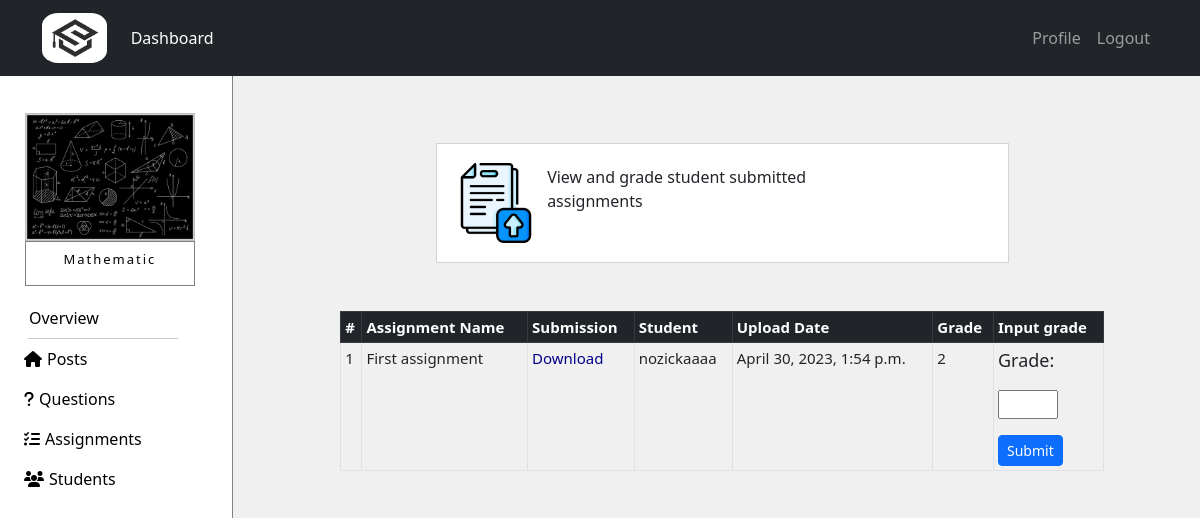
The app's page /courses/tutor_course/10/assignments/19 (signed in), older data.
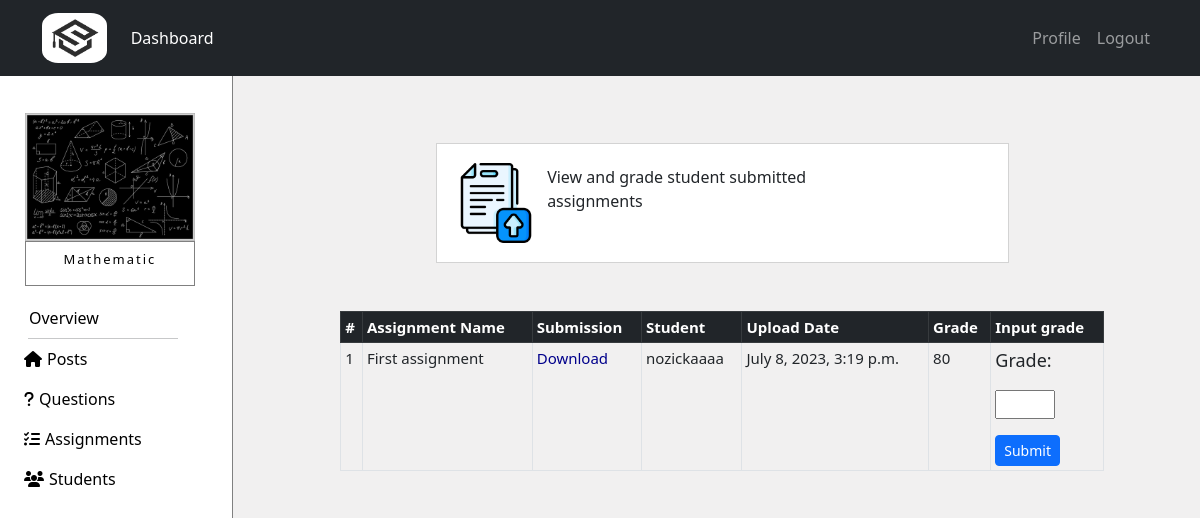
The same page, newer data.
### courses/models.py (models this page shows, shortened)
class Submission(models.Model):
    student = models.ForeignKey(Student,related_name='student_submission',on_delete=models.CASCADE)
    assignment = models.ForeignKey(Assignment,related_name='assignment_submission',on_delete=models.CASCADE)
    created_at = models.DateTimeField(auto_now=True)
    file_submission = models.FileField(upload_to='submissions')
    grade = models.IntegerField(null=True,blank=True)
    class Meta:
        ordering = ['-created_at']

class Assignment(models.Model):
    name = models.CharField(max_length=50)
    created_at = models.DateTimeField(auto_now=True)
    course = models.ForeignKey(Course,related_name='course_assignment',on_delete=models.CASCADE)
    tutor = models.ForeignKey(Tutor,related_name='tutor_assignment',on_delete=models.CASCADE)
    file_assignment = models.FileField(upload_to='assignments')
    class Meta:
        ordering = ['-created_at']

class Student(models.Model):
    user = models.OneToOneField(NewUser,on_delete=models.CASCADE,primary_key=True,related_name='Student')
    phone = models.IntegerField()
    age = models.IntegerField(null=True,blank=True) #this field is optional
    course = models.ManyToManyField(Course,through="StudentCourse")

class NewUser(AbstractUser):
    is_student = models.BooleanField(default=False)
    is_tutor = models.BooleanField(default=False)

### courses/views.py (the view, shortened to what this page needs)
# urls.py: path('tutor_course/<int:course_id>/assignments/<int:assignment_id>',views.view_submissions,name='view_submissions'),
@login_required
def view_submissions(request,course_id,assignment_id,submission_id=None):
   if is_enrolled(request.user, course_id) is False:
      return HttpResponse('<html><body><h2 style="font-weight: lighter">Your do not have access to view this page!</h2><body></html>')
   elif request.user.is_student:
      return HttpResponse('<html><body><h2 style="font-weight: lighter">Your do not have access to view this page!</h2><body></html>')
   course = get_object_or_404(Course,pk=course_id)
   assignment = get_object_or_404(Assignment,pk=assignment_id)
   submissions = Submission.objects.filter(assignment=assignment)
   submission_form = UpdateSubmissionForm()
   return render(request,'courses/submissions.html',{'course':course,'submissions':submissions,
                                                     'submission_form':submission_form})

### courses/forms.py
class UpdateSubmissionForm(forms.ModelForm):
    grade = forms.IntegerField(required=False,validators=[MaxValueValidator(100),MinValueValidator(1)],
                               widget=forms.NumberInput(attrs={'style': 'width:7ch'}))
    class Meta():
        model = Submission
        fields = ['grade']

### courses/views.py (called while the page is built)
def is_enrolled(user, course_id):
   course = get_object_or_404(Course,pk=course_id)
   if user.is_tutor:
      tutor_courses = TutorCourse.objects.filter(course=course,tutor=user.Tutor)
      return tutor_courses.exists()
   else:
      student_courses = StudentCourse.objects.filter(course=course,student=user.Student)
      return student_courses.exists()

### templates/courses/submissions.html (shortened to what this page needs)
{% extends 'courses/course.html' %}
{% load static %}
{% block courseContent %}
{% if course %}
    <div style="margin-left: auto; margin-right: auto; width:60%; border: 1px solid lightgrey;
                margin-top: 7%; padding: 2%; background-color: white;">
      <img class="col-sm-4 col-md-4 col-lg-4" src="{% static 'img/submission-icon.png' %}" style="width:15%; display: inline-block;">
      <div class="col-sm-8 col-md-8 col-lg-8" style="display: inline-block;">
        <p style="margin-left: 2%;">View and grade student submitted assignments</p>
      </div>
    </div>
{% if submissions %}
    <div class="positionCenter" style="margin-top: 5%;">
        <div class="table-responsive">
            <table class="table table-sm table-bordered" style="font-size:15px; min-width: 600px;">
                <thead class="table-dark">
                    <tr>
                    <th scope="col">#</th>
                    <th scope="col">Assignment Name</th>
                    <th scope="col">Submission</th>
                    <th scope="col">Student</th>
                    <th scope="col">Upload Date</th>
                    <th scope="col">Grade</th>
                    <th scope="col">Input grade</th>
                    </tr>
                </thead>
                <tbody>
                    {% for submission in submissions %}
                        <tr>
                            <td scope="row">{{ forloop.counter }}</td>
                            <td>{{submission.assignment.name}}</td>
                            <td><a class="hoverTextRed" href="{{ submission.file_submission.url }}" style="text-decoration: none; color: darkblue;"
                                target="_blank">Download</a></td>
                            <td>{{submission.student.user.username}}</td>
                            <td>{{submission.created_at}}</td>
                            {% if submission.grade %}
                            <td>{{submission.grade}}</td>
                            {% else %}
                            <td>Not graded</td>
                            {% endif %}
                            <td>
                                <form enctype="multipart/form-data"
                                    action="{% url 'view_submissions' course_id=course.pk assignment_id=submission.assignment.pk submission_id=submission.pk %}" method="POST">
                                    <p style="font-size: large;"> <label >{{ submission_form.grade.label_tag }}</label> <br></p>
                                    <p>{{ submission_form.grade }}</p>
                                    <button type="submit" class="btn btn-primary btn-sm" name="grade_button">Submit</button>
                                </form>
                            </td>
                        </tr>
                    {% endfor%}
                </tbody>
            </table>
        </div>
    </div>
{% else %}
    <div class="card" style="border-radius: 0; padding: 10px; margin-top: 2%; width: 60%; margin-left: auto; margin-right: auto;">
        <p style="font-size: large;">There are no submitted assignments.</p>
    </div>
{% endif %}
{% endif %}
{% endblock %}

Row changes from the older to the newer data that the page shows:
changed Submission "First assignment": created_at "April 30, 2023, 1:54 p.m." → "July 8, 2023, 3:19 p.m."; grade "2" → "80"
